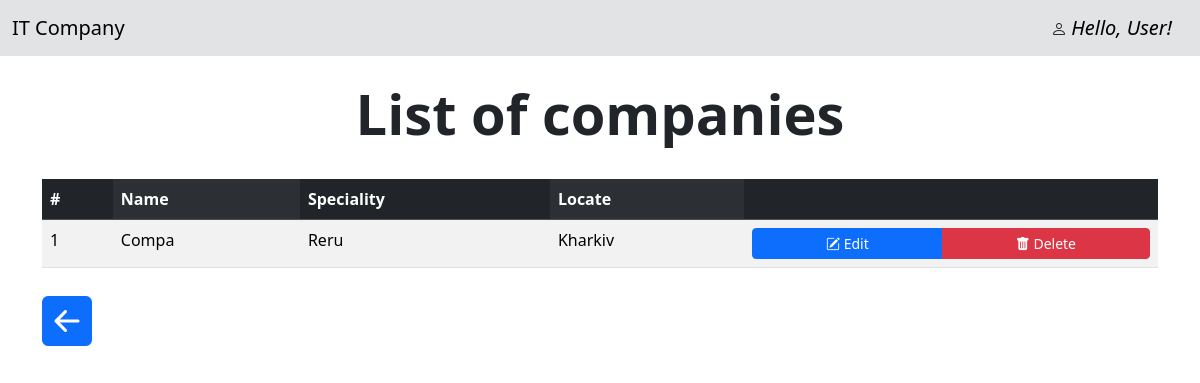
The app's page /listCompany/, older data.
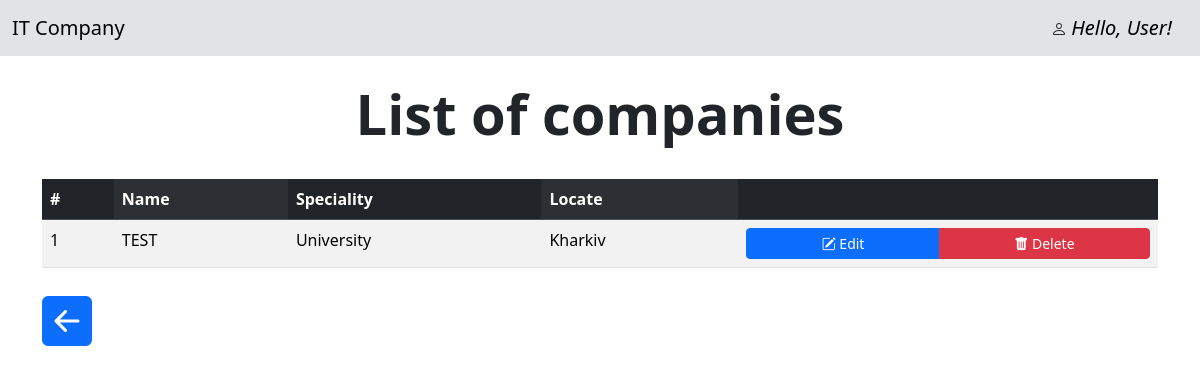
The same page, newer data.
### polls/models.py (models this page shows, shortened)
class Company(models.Model):
    name = models.CharField(max_length=25)
    speciality = models.CharField(max_length=20)
    locate = models.CharField(max_length=20)

### polls/views.py (the view)
# urls.py: path('listCompany/', views.listCompany, name='listCompany'),
def listCompany(request):
    success_message = request.session.pop('success_message', None)
    companies = Company.objects.all()
    return render(request, 'listCompany.html',
                  {'companies': companies,
                   'success_message': success_message})

### templates/listCompany.html (shortened to what this page needs)
    <!DOCTYPE html>
    <html lang="en">
    <head>
        <link rel="stylesheet" href="https://cdn.jsdelivr.net/npm/bootstrap-icons@1.11.3/font/bootstrap-icons.min.css">
         <link href="https://cdn.jsdelivr.net/npm/bootstrap@5.3.3/dist/css/bootstrap.min.css" rel="stylesheet">
    </head>
        <body class="">
            <nav class="navbar navbar-expand-lg bg-secondary-subtle">
              <div class="container-fluid">
                <a class="navbar-brand" href="{% url 'index' %}">IT Company</a>
                  <div class="d-flex">
                      <i class="bi bi-person">
                          <a class="navbar-brand" href="{% url 'index' %}">Hello, User!</a>
                      </i>
                  </div>
              </div>
            </nav>
            <br>
            <div class="container">
            <h4 class="display-4 text-center fw-bold">List of companies</h4>
                <br>
                <table class="table table-striped table-striped-columns">
                  <thead class="table-dark">
                    <tr>
                      <th scope="col">#</th>
                      <th scope="col">Name</th>
                      <th scope="col">Speciality</th>
                      <th scope="col">Locate</th>
                        <th scope="col"></th>
                    </tr>
                  </thead>
                  <tbody>
                    {% for company in companies %}
                    <tr>
                        <td scope="row">{{ forloop.counter }}</td>
                        <td>{{ company.name }}</td>
                        <td>{{ company.speciality }}</td>
                        <td>{{ company.locate }}</td>
                            <td>
                                <div class="btn-group d-flex justify-content-center">
                                    <a href="{% url 'update_company' company.id %}" class="btn btn-sm btn-primary">
                                    <i class="bi bi-pencil-square"></i> Edit
                                </a>
                                <a href="{% url 'delete_company' company.id %}" class="btn btn-sm btn-danger ">
                                    <i class="bi bi-trash-fill"></i> Delete
                                </a>
                                </div>
                            </td>
                    </tr>
                    {% endfor %}
                  </tbody>
                </table>
            <a href="{% url 'index' %}"><i class="bi bi-arrow-left-square-fill btn-lg" style="font-size: 50px"></i></a>
            </div>
        </body>
</html>

Row changes from the older to the newer data that the page shows:
removed Company: name "Compa", speciality "Reru", locate "Kharkiv"
added Company: name "TEST", speciality "University", locate "Kharkiv"
